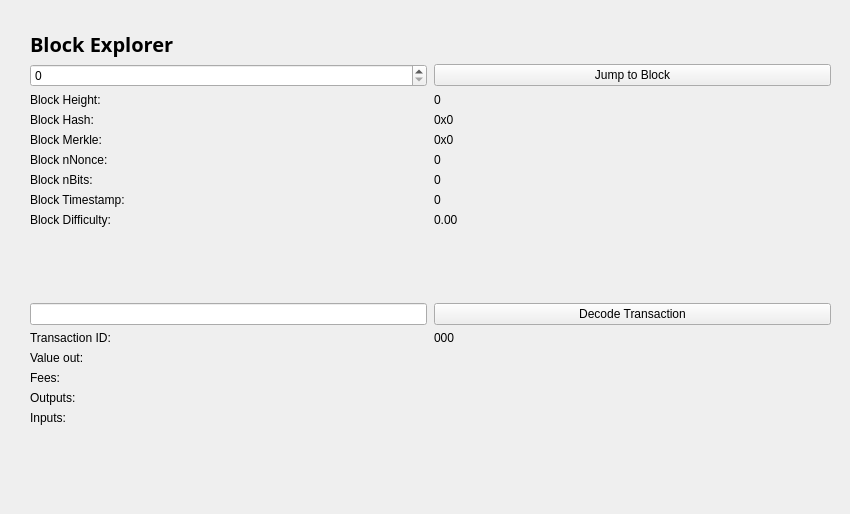
<?xml version="1.0" encoding="UTF-8"?>
<ui version="4.0">
 <class>BlockBrowser</class>
 <widget class="QWidget" name="BlockBrowser">
  <property name="windowModality">
   <enum>Qt::NonModal</enum>
  </property>
  <property name="enabled">
   <bool>true</bool>
  </property>
  <property name="geometry">
   <rect>
    <x>0</x>
    <y>0</y>
    <width>850</width>
    <height>514</height>
   </rect>
  </property>
  <property name="sizePolicy">
   <sizepolicy hsizetype="Expanding" vsizetype="Expanding">
    <horstretch>0</horstretch>
    <verstretch>0</verstretch>
   </sizepolicy>
  </property>
  <property name="minimumSize">
   <size>
    <width>0</width>
    <height>0</height>
   </size>
  </property>
  <property name="acceptDrops">
   <bool>false</bool>
  </property>
  <property name="windowTitle">
   <string>Form</string>
  </property>
  <layout class="QGridLayout">
   <property name="sizeConstraint">
    <enum>QLayout::SetMaximumSize</enum>
   </property>
   <property name="leftMargin">
    <number>21</number>
   </property>
   <property name="topMargin">
    <number>21</number>
   </property>
   <property name="rightMargin">
    <number>10</number>
   </property>
   <item row="1" column="0">
    <widget class="QWidget" name="widget" native="true">
     <property name="sizePolicy">
      <sizepolicy hsizetype="Expanding" vsizetype="Expanding">
       <horstretch>0</horstretch>
       <verstretch>0</verstretch>
      </sizepolicy>
     </property>
     <layout class="QGridLayout" name="gridLayout">
      <item row="0" column="0">
       <layout class="QHBoxLayout" name="horizontalLayout_4">
        <property name="spacing">
         <number>7</number>
        </property>
        <item>
         <widget class="QLabel" name="label_5">
          <property name="font">
           <font>
            <family>Open Sans,sans-serif</family>
           </font>
          </property>
          <property name="text">
           <string>&lt;html&gt;&lt;head/&gt;&lt;body&gt;&lt;p&gt;&lt;span style=&quot; font-size:20px; font-weight:600; &quot;&gt;Block Explorer &lt;/span&gt;&lt;/p&gt;&lt;/body&gt;&lt;/html&gt;</string>
          </property>
         </widget>
        </item>
        <item>
         <spacer name="horizontalSpacer_2">
          <property name="orientation">
           <enum>Qt::Horizontal</enum>
          </property>
          <property name="sizeHint" stdset="0">
           <size>
            <width>40</width>
            <height>20</height>
           </size>
          </property>
         </spacer>
        </item>
       </layout>
      </item>
      <item row="1" column="0">
       <layout class="QGridLayout" name="gridLayout_3" rowstretch="0,0,0,0,0,0,0,0,0,0,0,0,0,0,0,0,0,0,0" columnstretch="0,0">
        <property name="sizeConstraint">
         <enum>QLayout::SetDefaultConstraint</enum>
        </property>
        <property name="horizontalSpacing">
         <number>7</number>
        </property>
        <item row="18" column="0">
         <spacer name="verticalSpacer">
          <property name="orientation">
           <enum>Qt::Vertical</enum>
          </property>
          <property name="sizeHint" stdset="0">
           <size>
            <width>20</width>
            <height>40</height>
           </size>
          </property>
         </spacer>
        </item>
        <item row="12" column="1">
         <widget class="QPushButton" name="txButton">
          <property name="text">
           <string>Decode Transaction</string>
          </property>
         </widget>
        </item>
        <item row="17" column="0">
         <widget class="QLabel" name="inputLabel">
          <property name="text">
           <string>Inputs:</string>
          </property>
          <property name="alignment">
           <set>Qt::AlignLeading|Qt::AlignLeft|Qt::AlignTop</set>
          </property>
         </widget>
        </item>
        <item row="14" column="0">
         <widget class="QLabel" name="valueLabel">
          <property name="text">
           <string>Value out:</string>
          </property>
         </widget>
        </item>
        <item row="13" column="0">
         <widget class="QLabel" name="txLabel">
          <property name="text">
           <string>Transaction ID:</string>
          </property>
         </widget>
        </item>
        <item row="9" column="1">
         <widget class="QLabel" name="hardBox">
          <property name="text">
           <string>0.00</string>
          </property>
          <property name="textInteractionFlags">
           <set>Qt::LinksAccessibleByMouse|Qt::TextSelectableByMouse</set>
          </property>
         </widget>
        </item>
        <item row="13" column="1">
         <widget class="QLabel" name="txID">
          <property name="text">
           <string>000</string>
          </property>
          <property name="textInteractionFlags">
           <set>Qt::LinksAccessibleByMouse|Qt::TextSelectableByMouse</set>
          </property>
         </widget>
        </item>
        <item row="17" column="1">
         <widget class="QLabel" name="inputBox">
          <property name="text">
           <string/>
          </property>
          <property name="alignment">
           <set>Qt::AlignLeading|Qt::AlignLeft|Qt::AlignTop</set>
          </property>
          <property name="textInteractionFlags">
           <set>Qt::LinksAccessibleByMouse|Qt::TextSelectableByMouse</set>
          </property>
         </widget>
        </item>
        <item row="14" column="1">
         <widget class="QLabel" name="valueBox">
          <property name="text">
           <string/>
          </property>
          <property name="textInteractionFlags">
           <set>Qt::LinksAccessibleByMouse|Qt::TextSelectableByMouse</set>
          </property>
         </widget>
        </item>
        <item row="9" column="0">
         <widget class="QLabel" name="hardLabel">
          <property name="text">
           <string>Block Difficulty:</string>
          </property>
         </widget>
        </item>
        <item row="1" column="0">
         <widget class="QSpinBox" name="heightBox">
          <property name="sizePolicy">
           <sizepolicy hsizetype="Preferred" vsizetype="Fixed">
            <horstretch>0</horstretch>
            <verstretch>0</verstretch>
           </sizepolicy>
          </property>
          <property name="maximum">
           <number>99999999</number>
          </property>
         </widget>
        </item>
        <item row="3" column="0">
         <widget class="QLabel" name="heightLabel_2">
          <property name="text">
           <string>Block Height:</string>
          </property>
         </widget>
        </item>
        <item row="8" column="1">
         <widget class="QLabel" name="timeBox">
          <property name="text">
           <string>0</string>
          </property>
          <property name="textInteractionFlags">
           <set>Qt::LinksAccessibleByMouse|Qt::TextSelectableByMouse</set>
          </property>
         </widget>
        </item>
        <item row="1" column="1">
         <widget class="QPushButton" name="blockButton">
          <property name="text">
           <string>Jump to Block</string>
          </property>
         </widget>
        </item>
        <item row="5" column="0">
         <widget class="QLabel" name="merkleLabel">
          <property name="text">
           <string>Block Merkle:</string>
          </property>
         </widget>
        </item>
        <item row="4" column="0">
         <widget class="QLabel" name="hashLabel">
          <property name="text">
           <string>Block Hash:</string>
          </property>
         </widget>
        </item>
        <item row="15" column="1">
         <widget class="QLabel" name="feesBox">
          <property name="text">
           <string/>
          </property>
          <property name="textInteractionFlags">
           <set>Qt::LinksAccessibleByMouse|Qt::TextSelectableByMouse</set>
          </property>
         </widget>
        </item>
        <item row="3" column="1">
         <widget class="QLabel" name="heightLabel">
          <property name="text">
           <string>0</string>
          </property>
          <property name="textInteractionFlags">
           <set>Qt::LinksAccessibleByMouse|Qt::TextSelectableByMouse</set>
          </property>
         </widget>
        </item>
        <item row="15" column="0">
         <widget class="QLabel" name="feesLabel">
          <property name="text">
           <string>Fees:</string>
          </property>
         </widget>
        </item>
        <item row="7" column="0">
         <widget class="QLabel" name="bitsLabel">
          <property name="text">
           <string>Block nBits:</string>
          </property>
         </widget>
        </item>
        <item row="7" column="1">
         <widget class="QLabel" name="bitsBox">
          <property name="text">
           <string>0</string>
          </property>
          <property name="textInteractionFlags">
           <set>Qt::LinksAccessibleByMouse|Qt::TextSelectableByMouse</set>
          </property>
         </widget>
        </item>
        <item row="5" column="1">
         <widget class="QLabel" name="merkleBox">
          <property name="minimumSize">
           <size>
            <width>187</width>
            <height>0</height>
           </size>
          </property>
          <property name="text">
           <string>0x0</string>
          </property>
          <property name="textInteractionFlags">
           <set>Qt::LinksAccessibleByMouse|Qt::TextSelectableByMouse</set>
          </property>
         </widget>
        </item>
        <item row="16" column="0">
         <widget class="QLabel" name="outputLabel">
          <property name="text">
           <string>Outputs:</string>
          </property>
          <property name="alignment">
           <set>Qt::AlignLeading|Qt::AlignLeft|Qt::AlignTop</set>
          </property>
         </widget>
        </item>
        <item row="16" column="1">
         <widget class="QLabel" name="outputBox">
          <property name="text">
           <string/>
          </property>
          <property name="alignment">
           <set>Qt::AlignLeading|Qt::AlignLeft|Qt::AlignTop</set>
          </property>
          <property name="textInteractionFlags">
           <set>Qt::LinksAccessibleByMouse|Qt::TextSelectableByMouse</set>
          </property>
         </widget>
        </item>
        <item row="6" column="0">
         <widget class="QLabel" name="nonceLabel">
          <property name="text">
           <string>Block nNonce:</string>
          </property>
         </widget>
        </item>
        <item row="6" column="1">
         <widget class="QLabel" name="nonceBox">
          <property name="text">
           <string>0</string>
          </property>
          <property name="textInteractionFlags">
           <set>Qt::LinksAccessibleByMouse|Qt::TextSelectableByMouse</set>
          </property>
         </widget>
        </item>
        <item row="8" column="0">
         <widget class="QLabel" name="timeLabel">
          <property name="text">
           <string>Block Timestamp:</string>
          </property>
         </widget>
        </item>
        <item row="4" column="1">
         <widget class="QLabel" name="hashBox">
          <property name="enabled">
           <bool>true</bool>
          </property>
          <property name="sizePolicy">
           <sizepolicy hsizetype="Preferred" vsizetype="Preferred">
            <horstretch>0</horstretch>
            <verstretch>0</verstretch>
           </sizepolicy>
          </property>
          <property name="minimumSize">
           <size>
            <width>0</width>
            <height>0</height>
           </size>
          </property>
          <property name="text">
           <string>0x0</string>
          </property>
          <property name="textInteractionFlags">
           <set>Qt::LinksAccessibleByMouse|Qt::TextSelectableByMouse</set>
          </property>
         </widget>
        </item>
        <item row="12" column="0">
         <widget class="QLineEdit" name="txBox">
          <property name="sizePolicy">
           <sizepolicy hsizetype="Preferred" vsizetype="Fixed">
            <horstretch>0</horstretch>
            <verstretch>0</verstretch>
           </sizepolicy>
          </property>
          <property name="inputMask">
           <string comment="Transaction id" extracomment="Transaction id"/>
          </property>
          <property name="placeholderText">
           <string comment="Transaction ID" extracomment="Transaction ID"/>
          </property>
         </widget>
        </item>
        <item row="11" column="0">
         <spacer name="verticalSpacer_2">
          <property name="orientation">
           <enum>Qt::Vertical</enum>
          </property>
          <property name="sizeHint" stdset="0">
           <size>
            <width>20</width>
            <height>40</height>
           </size>
          </property>
         </spacer>
        </item>
       </layout>
      </item>
     </layout>
    </widget>
   </item>
  </layout>
 </widget>
 <resources/>
 <connections/>
</ui>
